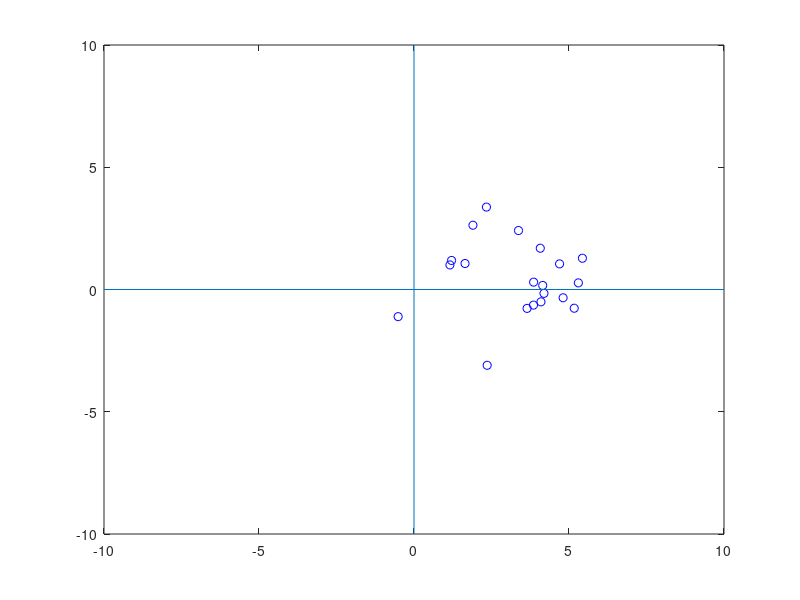

Recreate this plot in MATLAB. (Note: this script raises an error after producing the figure.)
x=	[-1,2,2,1,2,0,2,-3,2,1,2,3,-1];
y=	[2,-1,2,0,0,1,3,2,-1,0,1,3,1];
x = randn(20,1)*1.5 +3
y = randn(20,1)*1.5
plot(x,y,'bo')
xlim([-10 10])
ylim([-10 10])
axis([-10 10 -10 10])
line([0 0], [-10 10]);  %x-axis
line([-10 10], [0 0]);  %y-axis

color = ['r,g,b']

hold on
for r = 2:2:6
    plotCircle(r,0,0)
end
hold off

meanx = mean(x);
meany = mean(y);
hold on
plot(meanx,meany, 'rx')
hold off
dist = 0;
for i = 1:size(x,1)
    dist = dist + pdist([x(i),y(i);meanx,meany],'euclidean');
end
dist = dist/size(x,1);
hold on
plotCircle(dist,meanx,meany);
hold off
comm = ['spread = ',num2str(dist)];
text(0.5,8,comm);